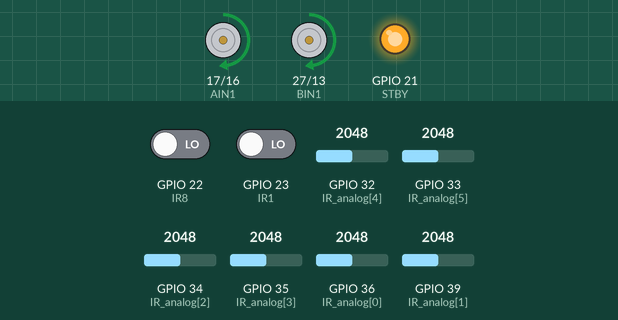
This sketch was run on a simulated ESP32. Parts: motor-driver pin pairs drawn as motors (green arrow = first pin HIGH = forward, orange = second pin HIGH = backward, longer = more drive, scaled by the enable pin, stopped while the standby pin is LOW), output pins drawn as LEDs (lit = HIGH). The inputs (shaded band) are chosen by the test bench; at power-on: GPIO 32 (IR_analog[4]) = 2048, GPIO 36 (IR_analog[0]) = 2048, GPIO 22 (IR8) LOW, GPIO 23 (IR1) LOW, GPIO 33 (IR_analog[5]) = 2048, GPIO 34 (IR_analog[2]) = 2048, GPIO 35 (IR_analog[3]) = 2048, GPIO 39 (IR_analog[1]) = 2048.

Above: at 1.2 s.
1.3 s: GPIO 32 (IR_analog[4]) set to 2866
At 2.2 s:
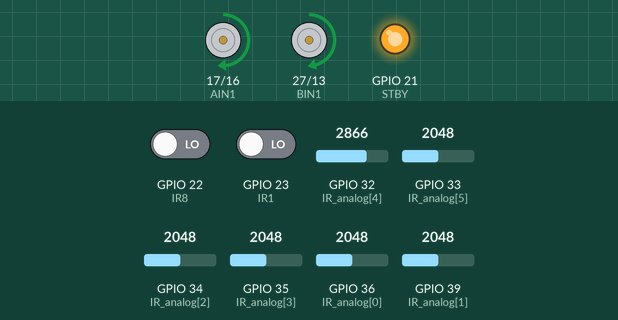
2.8 s: GPIO 36 (IR_analog[0]) set to 2866
At 3.4 s:
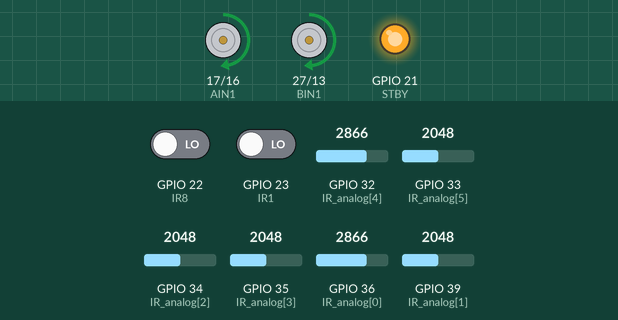
4.3 s: GPIO 22 (IR8) driven HIGH
At 5.5 s:
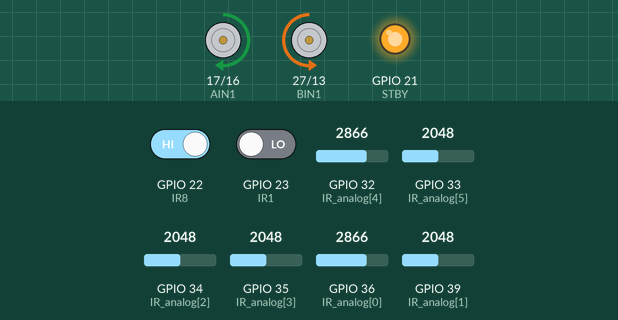
5.8 s: GPIO 22 (IR8) driven LOW
At 6.8 s:
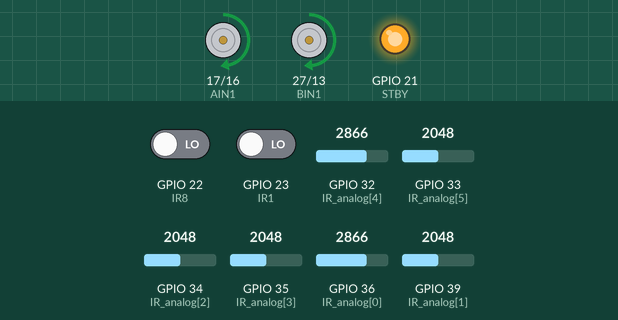
7.3 s: GPIO 23 (IR1) driven HIGH
At 8.0 s:
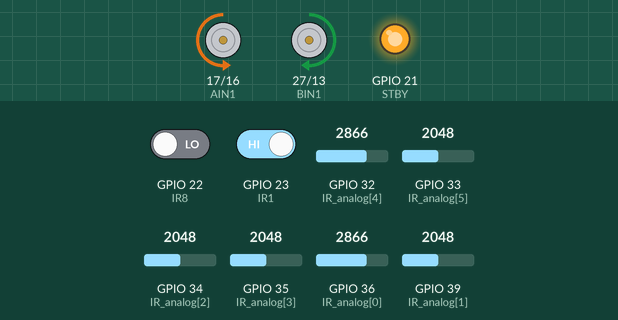
8.8 s: GPIO 23 (IR1) driven LOW
At 9.1 s:
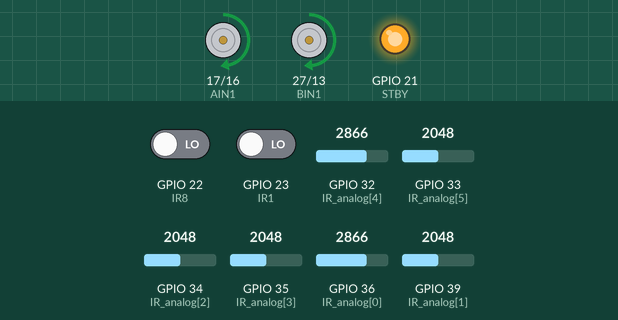
Timing chart, 0 to 11.3 s (numbered marks = the images above; inputs shaded):
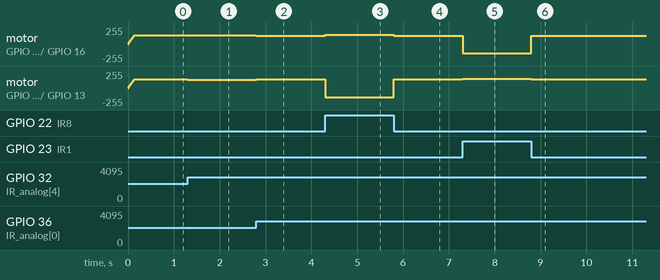

Measured:
- after the input at 1.3 s, motor on GPIO 17 (AIN1) / GPIO 16 (AIN2): forward 129/255 → forward 132/255 at once; motor on GPIO 27 (BIN1) / GPIO 13 (BIN2): forward 129/255 → forward 123/255 at once
- after the input at 2.8 s, motor on GPIO 17 (AIN1) / GPIO 16 (AIN2): forward 132/255 → forward 126/255 at once; motor on GPIO 27 (BIN1) / GPIO 13 (BIN2): forward 123/255 → forward 131/255 at once
- after the input at 4.3 s, motor on GPIO 17 (AIN1) / GPIO 16 (AIN2): forward 126/255 → forward 139/255 at once; motor on GPIO 27 (BIN1) / GPIO 13 (BIN2): forward 131/255 → backward 139/255 at once
- after the input at 5.8 s, motor on GPIO 17 (AIN1) / GPIO 16 (AIN2): forward 139/255 → forward 126/255 at once; motor on GPIO 27 (BIN1) / GPIO 13 (BIN2): backward 139/255 → forward 131/255 at once
- after the input at 7.3 s, motor on GPIO 17 (AIN1) / GPIO 16 (AIN2): forward 126/255 → backward 139/255 at once; motor on GPIO 27 (BIN1) / GPIO 13 (BIN2): forward 131/255 → forward 139/255 at once
- after the input at 8.8 s, motor on GPIO 17 (AIN1) / GPIO 16 (AIN2): backward 139/255 → forward 126/255 at once; motor on GPIO 27 (BIN1) / GPIO 13 (BIN2): forward 139/255 → forward 131/255 at once

The sketch:

Adap_2.ino
```cpp
#define AIN1 17
#define AIN2 16
#define BIN1 27
#define BIN2 13
#define PWMA 25
#define PWMB 26
#define STBY 21

#define IR1 23
#define IR8 22
int IR_analog[6] = {36, 39, 34, 35, 32, 33};

const int THRESHOLD = 85;

float Kp = 40.0f;
float Ki = 0.0f;
float Kd = 8.8f;

float integral      = 0;
float lastError     = 0;
float filteredError = 0;

const float sensorPos[6] = {-3.5f, -2.0f, -0.5f, 0.5f, 2.0f, 3.5f};

int   baseSpeed       = 130;
int   maxSpeed        = 255;
int   MIN_CURVE_SPEED = 60;

const float SPEED_KP = 20.0f;

int currentSpeed = 0;
const int rampStep  = 10;
const int rampDelay = 10;
unsigned long lastRampTime = 0;

const float DEADBAND = 0.08f;

// ================= RECOVERY =================
unsigned long lastLineSeenTime = 0;
const unsigned long DASHED_GAP_TIMEOUT = 400;
const unsigned long SPIN_TIMEOUT       = 500;
const int REVERSE_SPEED = 70;

enum RecoveryPhase {
  ON_LINE,
  DASHED_GAP,
  SPINNING,
  REVERSING,
  SPINNING2,
};

RecoveryPhase recoveryPhase    = ON_LINE;
unsigned long recoveryPhaseStart = 0;
int spinDirection = 0;

// ================= SENSOR DATA =================
int rawADC[6];
int IR_inner[6];
int IR_left  = 0;
int IR_right = 0;

unsigned long lastLoopTime = 0;
float dt = 0.005f;

bool running = false;

// ============================================================
void setup(){
  Serial.begin(115200);

  pinMode(AIN1, OUTPUT); pinMode(AIN2, OUTPUT);
  pinMode(BIN1, OUTPUT); pinMode(BIN2, OUTPUT);
  pinMode(STBY, OUTPUT);
  digitalWrite(STBY, HIGH);

  pinMode(IR1, INPUT);
  pinMode(IR8, INPUT);
  for(int i = 0; i < 6; i++) pinMode(IR_analog[i], INPUT);

  ledcSetup(0, 2000, 8); ledcAttachPin(PWMA, 0);
  ledcSetup(1, 2000, 8); ledcAttachPin(PWMB, 1);

  stopMotors();

  running            = true;
  currentSpeed       = 0;
  lastRampTime       = millis();
  lastLineSeenTime   = millis();
  lastLoopTime       = micros();
  integral           = 0;
  lastError          = 0;
  filteredError      = 0;
  recoveryPhase      = ON_LINE;
}

// ============================================================
void drive(int L, int R){
  L = constrain(L, -maxSpeed, maxSpeed);
  R = constrain(R, -maxSpeed, maxSpeed);

  if(L >= 0){ digitalWrite(AIN1, HIGH); digitalWrite(AIN2, LOW);  }
  else       { digitalWrite(AIN1, LOW);  digitalWrite(AIN2, HIGH); L = -L; }
  ledcWrite(0, L);

  if(R >= 0){ digitalWrite(BIN1, HIGH); digitalWrite(BIN2, LOW);  }
  else       { digitalWrite(BIN1, LOW);  digitalWrite(BIN2, HIGH); R = -R; }
  ledcWrite(1, R);
}

void stopMotors(){
  ledcWrite(0, 0); ledcWrite(1, 0);
  digitalWrite(AIN1, LOW); digitalWrite(AIN2, LOW);
  digitalWrite(BIN1, LOW); digitalWrite(BIN2, LOW);
}

// ============================================================
void readSensors(){
  IR_left  = (digitalRead(IR1) == HIGH) ? 1 : 0;
  IR_right = (digitalRead(IR8) == HIGH) ? 1 : 0;

  for(int i = 0; i < 6; i++){
    rawADC[i]   = analogRead(IR_analog[i]);
    IR_inner[i] = (rawADC[i] > THRESHOLD) ? 1 : 0;
  }
}

// ============================================================
float computeError(){
  float weightedSum = 0;
  float totalWeight = 0;

  for(int i = 0; i < 6; i++){
    float strength = (float)rawADC[i] - (float)THRESHOLD;
    if(strength < 0) strength = 0;
    weightedSum += sensorPos[i] * strength;
    totalWeight += strength;
  }

  if(totalWeight < 10) return lastError;

  lastLineSeenTime = millis();
  return weightedSum / totalWeight;
}

// ============================================================
bool anyInnerOnLine(){
  for(int i = 0; i < 6; i++) if(IR_inner[i]) return true;
  return false;
}

// ============================================================
void handleSpeedRamp(){
  if(millis() - lastRampTime >= rampDelay){
    lastRampTime = millis();
    if(currentSpeed < baseSpeed) currentSpeed += rampStep;
  }
}

// ============================================================
bool handleRecovery(){

  bool innerSeen = anyInnerOnLine();

  if(innerSeen){
    if(recoveryPhase != ON_LINE){
      integral      = 0;
      filteredError = 0;
      lastError     = 0;
      recoveryPhase = ON_LINE;
    }
    lastLineSeenTime = millis();
    return false;
  }

  // Line is lost — start recovery
  if(recoveryPhase == ON_LINE){
    spinDirection      = (lastError >= 0) ? 1 : -1;
    recoveryPhase      = SPINNING;
    recoveryPhaseStart = millis();
  }

  unsigned long phaseElapsed = millis() - recoveryPhaseStart;

  switch(recoveryPhase){

    case DASHED_GAP:
      {
        float correction = lastError * Kp * 0.3f;
        int L = constrain(currentSpeed + (int)correction, 0, maxSpeed);
        int R = constrain(currentSpeed - (int)correction, 0, maxSpeed);
        drive(L, R);
        if(phaseElapsed >= DASHED_GAP_TIMEOUT){
          recoveryPhase      = SPINNING;
          recoveryPhaseStart = millis();
        }
      }
      break;

    case SPINNING:
      if(phaseElapsed < 100){
        stopMotors();          // brief stop before spin
      } else {
        if(spinDirection > 0) drive( 130, -130);
        else                  drive(-130,  130);
      }
      break;

    default:
      break;
  }

  return true;
}

// ============================================================
enum TurnState { TURN_NONE, TURNING_LEFT, TURNING_RIGHT };
TurnState sharpTurnState = TURN_NONE;
unsigned long turnStartTime = 0;
const unsigned long SHARP_TURN_DURATION = 500;

// ============================================================
// activeSpeed passed in — pivot uses max(activeSpeed, 140)
// so adaptive speed applies but pivot never goes below 140
// ============================================================
bool handleJunction(int activeSpeed) {

  if(fabs(filteredError) > 0.7f) return false;

  int leftCount  = IR_inner[0] + IR_inner[1] + IR_inner[2];
  int rightCount = IR_inner[3] + IR_inner[4] + IR_inner[5];
  int totalInner = leftCount + rightCount;

  if(sharpTurnState != TURN_NONE) return false;

  bool exitLeft  = (IR_left  == 1) && (totalInner >= 4) && rightCount >= 1;
  bool exitRight = (IR_right == 1) && (totalInner >= 4) && leftCount  >= 1;

  if(!exitLeft && !exitRight) return false;

  integral = 0; filteredError = 0; lastError = 0;

  int pivotSpeed = max(activeSpeed, 140);  // adaptive but never below 140

  if(exitRight){
    drive( pivotSpeed, -pivotSpeed);
    return true;
  }
  if(exitLeft){
    drive(-pivotSpeed,  pivotSpeed);
    return true;
  }

  return false;
}

// ============================================================
bool handleSharpTurn() {

  int leftCount  = IR_inner[0] + IR_inner[1] + IR_inner[2];
  int rightCount = IR_inner[3] + IR_inner[4] + IR_inner[5];
  int totalCount = leftCount + rightCount;

  if (anyInnerOnLine() && IR_left == 0 && IR_right == 0)
  return false;

  // ---- Detect entry into sharp turn ----
  if (sharpTurnState == TURN_NONE) {

    if (leftCount >= 2 && rightCount <= 1 && IR_right == 0) {
      sharpTurnState = TURNING_LEFT;
      turnStartTime  = millis();
      integral = 0; filteredError = 0; lastError = 0;
      return true;
    }

    if (rightCount >= 2 && leftCount <= 1 && IR_left == 0) {
      sharpTurnState = TURNING_RIGHT;
      turnStartTime  = millis();
      integral = 0; filteredError = 0; lastError = 0;
      return true;
    }

    return false;
  }

  // ---- Execute the maneuver ----
  unsigned long elapsed = millis() - turnStartTime;

  bool recentered = elapsed > 100 &&           // minimum turn time — can't exit before this
                    (IR_inner[2] || IR_inner[3]) &&
                    leftCount > 0 && rightCount > 0;

  if (recentered || elapsed > SHARP_TURN_DURATION) {
    sharpTurnState = TURN_NONE;
    integral = 0; filteredError = 0; lastError = 0;
    return false;
  }

  if (sharpTurnState == TURNING_LEFT) {
    drive(-160, 160);
  } else {
    drive(160, -160);
  }

  return true;
}

// ============================================================
void pidControl(){

  readSensors();

  unsigned long now = micros();
  dt = (now - lastLoopTime) / 1000000.0f;
  dt = constrain(dt, 0.001f, 0.05f);
  lastLoopTime = now;

  // ── Compute error and activeSpeed FIRST ──
  // so all handlers benefit from adaptive speed
  float error = computeError();
  if(fabsf(error) < DEADBAND) error = 0.0f;
  filteredError = 0.2f * filteredError + 0.8f * error;

  int adaptiveSpeed = baseSpeed - (int)(fabsf(filteredError) * SPEED_KP);
  adaptiveSpeed = constrain(adaptiveSpeed, MIN_CURVE_SPEED, baseSpeed);
  int activeSpeed = min(currentSpeed, adaptiveSpeed);

  // ── Special handlers — all receive activeSpeed ──
  if(handleSharpTurn()) return;
  if(handleJunction(activeSpeed))  return;
  if(handleRecovery())             return;

  // ── Normal PID ──
  float P_term = Kp * filteredError;
  float D_term = Kd * (filteredError - lastError);

  if(anyInnerOnLine())
    integral += filteredError * dt;
  else
    integral = 0;
  integral = constrain(integral, -30.0f, 30.0f);
  float I_term = Ki * integral;

  float correction = P_term + I_term + D_term;
  lastError = filteredError;

  int L = activeSpeed + (int)correction;
  int R = activeSpeed - (int)correction;

  int maxVal = max(abs(L), abs(R));
  if(maxVal > maxSpeed){
    L = (L * maxSpeed) / maxVal;
    R = (R * maxSpeed) / maxVal;
  }

  drive(L, R);
}

// ============================================================
void loop(){
  if(running){
    handleSpeedRamp();
    pidControl();
  } else {
    stopMotors();
  }
}
```
